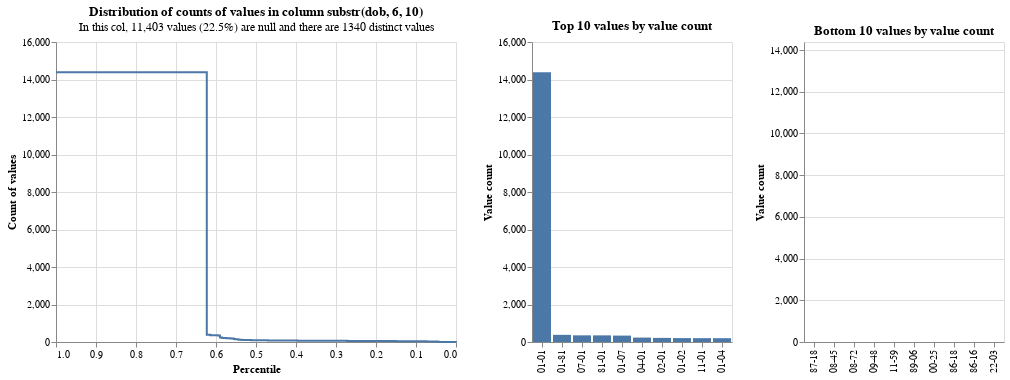

The notebook cell saved with this chart:
### Markdown cell above
Here we can see a large skew towards dates which are the 1st January. We can narrow down the profiling to show the distribution of month and day to explore this further:

### Code cell
profile_columns(df, column_expressions="substr(dob, 6, 10)", db_api=DuckDBAPI())

### Figure 1 — Vega-Lite specification as saved in the notebook (floating-point values rounded to 4 significant figures)
{"config": {"view": {"continuousWidth": 400, "continuousHeight": 300}}, "vconcat": [{"hconcat": [{"mark": {"type": "line", "interpolate": "step-after"}, "data": {"values": [{"percentile_ex_nulls": 0.6328, "percentile_inc_nulls": 0.7156, "value_count": 14386, "group_name": "substr_dob_6_10_", "total_non_null_rows": 39175, "total_rows_inc_nulls": 50578, "sum_tokens_in_value_count_group": 14390.0, "distinct_value_count": 1340}, {"percentile_ex_nulls": 0.623, "percentile_inc_nulls": 0.708, "value_count": 382, "group_name": "substr_dob_6_10_", "total_non_null_rows": 39175, "total_rows_inc_nulls": 50578, "sum_tokens_in_value_count_group": 382.0, "distinct_value_count": 1340}, {"percentile_ex_nulls": 0.614, "percentile_inc_nulls": 0.701, "value_count": 355, "group_name": "substr_dob_6_10_", "total_non_null_rows": 39175, "total_rows_inc_nulls": 50578, "sum_tokens_in_value_count_group": 355.0, "distinct_value_count": 1340}, {"percentile_ex_nulls": 0.6049, "percentile_inc_nulls": 0.694, "value_count": 354, "group_name": "substr_dob_6_10_", "total_non_null_rows": 39175, "total_rows_inc_nulls": 50578, "sum_tokens_in_value_count_group": 354.0, "distinct_value_count": 1340}, {"percentile_ex_nulls": 0.5962, "percentile_inc_nulls": 0.6872, "value_count": 342, "group_name": "substr_dob_6_10_", "total_non_null_rows": 39175, "total_rows_inc_nulls": 50578, "sum_tokens_in_value_count_group": 342.0, "distinct_value_count": 1340}, {"percentile_ex_nulls": 0.5902, "percentile_inc_nulls": 0.6826, "value_count": 236, "group_name": "substr_dob_6_10_", "total_non_null_rows": 39175, "total_rows_inc_nulls": 50578, "sum_tokens_in_value_count_group": 236.0, "distinct_value_count": 1340}, {"percentile_ex_nulls": 0.5846, "percentile_inc_nulls": 0.6782, "value_count": 219, "group_name": "substr_dob_6_10_", "total_non_null_rows": 39175, "total_rows_inc_nulls": 50578, "sum_tokens_in_value_count_group": 219.0, "distinct_value_count": 1340}, {"percentile_ex_nulls": 0.5793, "percentile_inc_nulls": 0.6741, "value_count": 208, "group_name": "substr_dob_6_10_", "total_non_null_rows": 39175, "total_rows_inc_nulls": 50578, "sum_tokens_in_value_count_group": 208.0, "distinct_value_count": 1340}, {"percentile_ex_nulls": 0.574, "percentile_inc_nulls": 0.6701, "value_count": 205, "group_name": "substr_dob_6_10_", "total_non_null_rows": 39175, "total_rows_inc_nulls": 50578, "sum_tokens_in_value_count_group": 205.0, "distinct_value_count": 1340}, {"percentile_ex_nulls": 0.5689, "percentile_inc_nulls": 0.6661, "value_count": 203, "group_name": "substr_dob_6_10_", "total_non_null_rows": 39175, "total_rows_inc_nulls": 50578, "sum_tokens_in_value_count_group": 203.0, "distinct_value_count": 1340}, {"percentile_ex_nulls": 0.5641, "percentile_inc_nulls": 0.6624, "value_count": 185, "group_name": "substr_dob_6_10_", "total_non_null_rows": 39175, "total_rows_inc_nulls": 50578, "sum_tokens_in_value_count_group": 185.0, "distinct_value_count": 1340}, {"percentile_ex_nulls": 0.5595, "percentile_inc_nulls": 0.6588, "value_count": 181, "group_name": "substr_dob_6_10_", "total_non_null_rows": 39175, "total_rows_inc_nulls": 50578, "sum_tokens_in_value_count_group": 181.0, "distinct_value_count": 1340}, {"percentile_ex_nulls": 0.5556, "percentile_inc_nulls": 0.6558, "value_count": 155, "group_name": "substr_dob_6_10_", "total_non_null_rows": 39175, "total_rows_inc_nulls": 50578, "sum_tokens_in_value_count_group": 155.0, "distinct_value_count": 1340}, {"percentile_ex_nulls": 0.5519, "percentile_inc_nulls": 0.653, "value_count": 142, "group_name": "substr_dob_6_10_", "total_non_null_rows": 39175, "total_rows_inc_nulls": 50578, "sum_tokens_in_value_count_group": 142.0, "distinct_value_count": 1340}, {"percentile_ex_nulls": 0.5451, "percentile_inc_nulls": 0.6477, "value_count": 133, "group_name": "substr_dob_6_10_", "total_non_null_rows": 39175, "total_rows_inc_nulls": 50578, "sum_tokens_in_value_count_group": 266.0, "distinct_value_count": 1340}, {"percentile_ex_nulls": 0.542, "percentile_inc_nulls": 0.6453, "value_count": 123, "group_name": "substr_dob_6_10_", "total_non_null_rows": 39175, "total_rows_inc_nulls": 50578, "sum_tokens_in_value_count_group": 123.0, "distinct_value_count": 1340}, {"percentile_ex_nulls": 0.5389, "percentile_inc_nulls": 0.6429, "value_count": 120, "group_name": "substr_dob_6_10_", "total_non_null_rows": 39175, "total_rows_inc_nulls": 50578, "sum_tokens_in_value_count_group": 120.0, "distinct_value_count": 1340}, {"percentile_ex_nulls": 0.5361, "percentile_inc_nulls": 0.6407, "value_count": 113, "group_name": "substr_dob_6_10_", "total_non_null_rows": 39175, "total_rows_inc_nulls": 50578, "sum_tokens_in_value_count_group": 113.0, "distinct_value_count": 1340}, {"percentile_ex_nulls": 0.5332, "percentile_inc_nulls": 0.6385, "value_count": 110, "group_name": "substr_dob_6_10_", "total_non_null_rows": 39175, "total_rows_inc_nulls": 50578, "sum_tokens_in_value_count_group": 110.0, "distinct_value_count": 1340}, {"percentile_ex_nulls": 0.5277, "percentile_inc_nulls": 0.6342, "value_count": 108, "group_name": "substr_dob_6_10_", "total_non_null_rows": 39175, "total_rows_inc_nulls": 50578, "sum_tokens_in_value_count_group": 216.0, "distinct_value_count": 1340}, {"percentile_ex_nulls": 0.525, "percentile_inc_nulls": 0.6321, "value_count": 107, "group_name": "substr_dob_6_10_", "total_non_null_rows": 39175, "total_rows_inc_nulls": 50578, "sum_tokens_in_value_count_group": 107.0, "distinct_value_count": 1340}, {"percentile_ex_nulls": 0.5197, "percentile_inc_nulls": 0.628, "value_count": 103, "group_name": "substr_dob_6_10_", "total_non_null_rows": 39175, "total_rows_inc_nulls": 50578, "sum_tokens_in_value_count_group": 206.0, "distinct_value_count": 1340}, {"percentile_ex_nulls": 0.5146, "percentile_inc_nulls": 0.624, "value_count": 101, "group_name": "substr_dob_6_10_", "total_non_null_rows": 39175, "total_rows_inc_nulls": 50578, "sum_tokens_in_value_count_group": 202.0, "distinct_value_count": 1340}, {"percentile_ex_nulls": 0.512, "percentile_inc_nulls": 0.622, "value_count": 100, "group_name": "substr_dob_6_10_", "total_non_null_rows": 39175, "total_rows_inc_nulls": 50578, "sum_tokens_in_value_count_group": 100.0, "distinct_value_count": 1340}, {"percentile_ex_nulls": 0.507, "percentile_inc_nulls": 0.6181, "value_count": 99, "group_name": "substr_dob_6_10_", "total_non_null_rows": 39175, "total_rows_inc_nulls": 50578, "sum_tokens_in_value_count_group": 198.0, "distinct_value_count": 1340}, {"percentile_ex_nulls": 0.5045, "percentile_inc_nulls": 0.6162, "value_count": 98, "group_name": "substr_dob_6_10_", "total_non_null_rows": 39175, "total_rows_inc_nulls": 50578, "sum_tokens_in_value_count_group": 98.0, "distinct_value_count": 1340}, {"percentile_ex_nulls": 0.4996, "percentile_inc_nulls": 0.6124, "value_count": 96, "group_name": "substr_dob_6_10_", "total_non_null_rows": 39175, "total_rows_inc_nulls": 50578, "sum_tokens_in_value_count_group": 192.0, "distinct_value_count": 1340}, {"percentile_ex_nulls": 0.4972, "percentile_inc_nulls": 0.6106, "value_count": 92, "group_name": "substr_dob_6_10_", "total_non_null_rows": 39175, "total_rows_inc_nulls": 50578, "sum_tokens_in_value_count_group": 92.0, "distinct_value_count": 1340}, {"percentile_ex_nulls": 0.4926, "percentile_inc_nulls": 0.607, "value_count": 91, "group_name": "substr_dob_6_10_", "total_non_null_rows": 39175, "total_rows_inc_nulls": 50578, "sum_tokens_in_value_count_group": 182.0, "distinct_value_count": 1340}, {"percentile_ex_nulls": 0.488, "percentile_inc_nulls": 0.6035, "value_count": 89, "group_name": "substr_dob_6_10_", "total_non_null_rows": 39175, "total_rows_inc_nulls": 50578, "sum_tokens_in_value_count_group": 178.0, "distinct_value_count": 1340}, {"percentile_ex_nulls": 0.4813, "percentile_inc_nulls": 0.5982, "value_count": 88, "group_name": "substr_dob_6_10_", "total_non_null_rows": 39175, "total_rows_inc_nulls": 50578, "sum_tokens_in_value_count_group": 264.0, "distinct_value_count": 1340}, {"percentile_ex_nulls": 0.4746, "percentile_inc_nulls": 0.5931, "value_count": 87, "group_name": "substr_dob_6_10_", "total_non_null_rows": 39175, "total_rows_inc_nulls": 50578, "sum_tokens_in_value_count_group": 261.0, "distinct_value_count": 1340}, {"percentile_ex_nulls": 0.4703, "percentile_inc_nulls": 0.5897, "value_count": 85, "group_name": "substr_dob_6_10_", "total_non_null_rows": 39175, "total_rows_inc_nulls": 50578, "sum_tokens_in_value_count_group": 170.0, "distinct_value_count": 1340}, {"percentile_ex_nulls": 0.4639, "percentile_inc_nulls": 0.5847, "value_count": 84, "group_name": "substr_dob_6_10_", "total_non_null_rows": 39175, "total_rows_inc_nulls": 50578, "sum_tokens_in_value_count_group": 252.0, "distinct_value_count": 1340}, {"percentile_ex_nulls": 0.4617, "percentile_inc_nulls": 0.5831, "value_count": 83, "group_name": "substr_dob_6_10_", "total_non_null_rows": 39175, "total_rows_inc_nulls": 50578, "sum_tokens_in_value_count_group": 83.0, "distinct_value_count": 1340}, {"percentile_ex_nulls": 0.4513, "percentile_inc_nulls": 0.575, "value_count": 82, "group_name": "substr_dob_6_10_", "total_non_null_rows": 39175, "total_rows_inc_nulls": 50578, "sum_tokens_in_value_count_group": 410.0, "distinct_value_count": 1340}, {"percentile_ex_nulls": 0.01327, "percentile_inc_nulls": 0.2357, "value_count": 2, "group_name": "substr_dob_6_10_", "total_non_null_rows": 39175, "total_rows_inc_nulls": 50578, "sum_tokens_in_value_count_group": 512.0, "distinct_value_count": 1340}, {"percentile_ex_nulls": 0.0, "percentile_inc_nulls": 0.2255, "value_count": 1, "group_name": "substr_dob_6_10_", "total_non_null_rows": 39175, "total_rows_inc_nulls": 50578, "sum_tokens_in_value_count_group": 520.0, "distinct_value_count": 1340}, {"percentile_ex_nulls": 0.131, "percentile_inc_nulls": 0.3269, "value_count": 44, "group_name": "substr_dob_6_10_", "total_non_null_rows": 39175, "total_rows_inc_nulls": 50578, "sum_tokens_in_value_count_group": 396.0, "distinct_value_count": 1340}, {"percentile_ex_nulls": 0.1266, "percentile_inc_nulls": 0.3235, "value_count": 43, "group_name": "substr_dob_6_10_", "total_non_null_rows": 39175, "total_rows_inc_nulls": 50578, "sum_tokens_in_value_count_group": 172.0, "distinct_value_count": 1340}, {"percentile_ex_nulls": 0.1148, "percentile_inc_nulls": 0.3144, "value_count": 42, "group_name": "substr_dob_6_10_", "total_non_null_rows": 39175, "total_rows_inc_nulls": 50578, "sum_tokens_in_value_count_group": 462.0, "distinct_value_count": 1340}, {"percentile_ex_nulls": 0.1085, "percentile_inc_nulls": 0.3095, "value_count": 41, "group_name": "substr_dob_6_10_", "total_non_null_rows": 39175, "total_rows_inc_nulls": 50578, "sum_tokens_in_value_count_group": 246.0, "distinct_value_count": 1340}, {"percentile_ex_nulls": 0.1004, "percentile_inc_nulls": 0.3032, "value_count": 40, "group_name": "substr_dob_6_10_", "total_non_null_rows": 39175, "total_rows_inc_nulls": 50578, "sum_tokens_in_value_count_group": 320.0, "distinct_value_count": 1340}, {"percentile_ex_nulls": 0.09639, "percentile_inc_nulls": 0.3001, "value_count": 39, "group_name": "substr_dob_6_10_", "total_non_null_rows": 39175, "total_rows_inc_nulls": 50578, "sum_tokens_in_value_count_group": 156.0, "distinct_value_count": 1340}, {"percentile_ex_nulls": 0.09445, "percentile_inc_nulls": 0.2986, "value_count": 38, "group_name": "substr_dob_6_10_", "total_non_null_rows": 39175, "total_rows_inc_nulls": 50578, "sum_tokens_in_value_count_group": 76.0, "distinct_value_count": 1340}, {"percentile_ex_nulls": 0.09067, "percentile_inc_nulls": 0.2957, "value_count": 37, "group_name": "substr_dob_6_10_", "total_non_null_rows": 39175, "total_rows_inc_nulls": 50578, "sum_tokens_in_value_count_group": 148.0, "distinct_value_count": 1340}, {"percentile_ex_nulls": 0.08608, "percentile_inc_nulls": 0.2921, "value_count": 36, "group_name": "substr_dob_6_10_", "total_non_null_rows": 39175, "total_rows_inc_nulls": 50578, "sum_tokens_in_value_count_group": 180.0, "distinct_value_count": 1340}, {"percentile_ex_nulls": 0.08071, "percentile_inc_nulls": 0.288, "value_count": 35, "group_name": "substr_dob_6_10_", "total_non_null_rows": 39175, "total_rows_inc_nulls": 50578, "sum_tokens_in_value_count_group": 210.0, "distinct_value_count": 1340}, {"percentile_ex_nulls": 0.07638, "percentile_inc_nulls": 0.2846, "value_count": 34, "group_name": "substr_dob_6_10_", "total_non_null_rows": 39175, "total_rows_inc_nulls": 50578, "sum_tokens_in_value_count_group": 170.0, "distinct_value_count": 1340}, {"percentile_ex_nulls": 0.07385, "percentile_inc_nulls": 0.2827, "value_count": 33, "group_name": "substr_dob_6_10_", "total_non_null_rows": 39175, "total_rows_inc_nulls": 50578, "sum_tokens_in_value_count_group": 99.0, "distinct_value_count": 1340}, {"percentile_ex_nulls": 0.07221, "percentile_inc_nulls": 0.2814, "value_count": 32, "group_name": "substr_dob_6_10_", "total_non_null_rows": 39175, "total_rows_inc_nulls": 50578, "sum_tokens_in_value_count_group": 64.0, "distinct_value_count": 1340}, {"percentile_ex_nulls": 0.07142, "percentile_inc_nulls": 0.2808, "value_count": 31, "group_name": "substr_dob_6_10_", "total_non_null_rows": 39175, "total_rows_inc_nulls": 50578, "sum_tokens_in_value_count_group": 31.0, "distinct_value_count": 1340}, {"percentile_ex_nulls": 0.07066, "percentile_inc_nulls": 0.2802, "value_count": 30, "group_name": "substr_dob_6_10_", "total_non_null_rows": 39175, "total_rows_inc_nulls": 50578, "sum_tokens_in_value_count_group": 30.0, "distinct_value_count": 1340}, {"percentile_ex_nulls": 0.06622, "percentile_inc_nulls": 0.2767, "value_count": 29, "group_name": "substr_dob_6_10_", "total_non_null_rows": 39175, "total_rows_inc_nulls": 50578, "sum_tokens_in_value_count_group": 174.0, "distinct_value_count": 1340}, {"percentile_ex_nulls": 0.06264, "percentile_inc_nulls": 0.274, "value_count": 28, "group_name": "substr_dob_6_10_", "total_non_null_rows": 39175, "total_rows_inc_nulls": 50578, "sum_tokens_in_value_count_group": 140.0, "distinct_value_count": 1340}, {"percentile_ex_nulls": 0.06126, "percentile_inc_nulls": 0.2729, "value_count": 27, "group_name": "substr_dob_6_10_", "total_non_null_rows": 39175, "total_rows_inc_nulls": 50578, "sum_tokens_in_value_count_group": 54.0, "distinct_value_count": 1340}, {"percentile_ex_nulls": 0.05728, "percentile_inc_nulls": 0.2698, "value_count": 26, "group_name": "substr_dob_6_10_", "total_non_null_rows": 39175, "total_rows_inc_nulls": 50578, "sum_tokens_in_value_count_group": 156.0, "distinct_value_count": 1340}, {"percentile_ex_nulls": 0.05409, "percentile_inc_nulls": 0.2673, "value_count": 25, "group_name": "substr_dob_6_10_", "total_non_null_rows": 39175, "total_rows_inc_nulls": 50578, "sum_tokens_in_value_count_group": 125.0, "distinct_value_count": 1340}, {"percentile_ex_nulls": 0.05348, "percentile_inc_nulls": 0.2669, "value_count": 24, "group_name": "substr_dob_6_10_", "total_non_null_rows": 39175, "total_rows_inc_nulls": 50578, "sum_tokens_in_value_count_group": 24.0, "distinct_value_count": 1340}, {"percentile_ex_nulls": 0.05113, "percentile_inc_nulls": 0.2651, "value_count": 23, "group_name": "substr_dob_6_10_", "total_non_null_rows": 39175, "total_rows_inc_nulls": 50578, "sum_tokens_in_value_count_group": 92.0, "distinct_value_count": 1340}, {"percentile_ex_nulls": 0.04888, "percentile_inc_nulls": 0.2633, "value_count": 22, "group_name": "substr_dob_6_10_", "total_non_null_rows": 39175, "total_rows_inc_nulls": 50578, "sum_tokens_in_value_count_group": 88.0, "distinct_value_count": 1340}, {"percentile_ex_nulls": 0.04781, "percentile_inc_nulls": 0.2625, "value_count": 21, "group_name": "substr_dob_6_10_", "total_non_null_rows": 39175, "total_rows_inc_nulls": 50578, "sum_tokens_in_value_count_group": 42.0, "distinct_value_count": 1340}, {"percentile_ex_nulls": 0.04628, "percentile_inc_nulls": 0.2613, "value_count": 20, "group_name": "substr_dob_6_10_", "total_non_null_rows": 39175, "total_rows_inc_nulls": 50578, "sum_tokens_in_value_count_group": 60.0, "distinct_value_count": 1340}, {"percentile_ex_nulls": 0.04582, "percentile_inc_nulls": 0.2609, "value_count": 18, "group_name": "substr_dob_6_10_", "total_non_null_rows": 39175, "total_rows_inc_nulls": 50578, "sum_tokens_in_value_count_group": 18.0, "distinct_value_count": 1340}, {"percentile_ex_nulls": 0.04505, "percentile_inc_nulls": 0.2604, "value_count": 15, "group_name": "substr_dob_6_10_", "total_non_null_rows": 39175, "total_rows_inc_nulls": 50578, "sum_tokens_in_value_count_group": 30.0, "distinct_value_count": 1340}, {"percentile_ex_nulls": 0.0447, "percentile_inc_nulls": 0.2601, "value_count": 14, "group_name": "substr_dob_6_10_", "total_non_null_rows": 39175, "total_rows_inc_nulls": 50578, "sum_tokens_in_value_count_group": 14.0, "distinct_value_count": 1340}, {"percentile_ex_nulls": 0.04439, "percentile_inc_nulls": 0.2598, "value_count": 12, "group_name": "substr_dob_6_10_", "total_non_null_rows": 39175, "total_rows_inc_nulls": 50578, "sum_tokens_in_value_count_group": 12.0, "distinct_value_count": 1340}, {"percentile_ex_nulls": 0.04411, "percentile_inc_nulls": 0.2596, "value_count": 11, "group_name": "substr_dob_6_10_", "total_non_null_rows": 39175, "total_rows_inc_nulls": 50578, "sum_tokens_in_value_count_group": 11.0, "distinct_value_count": 1340}, {"percentile_ex_nulls": 0.04388, "percentile_inc_nulls": 0.2594, "value_count": 9, "group_name": "substr_dob_6_10_", "total_non_null_rows": 39175, "total_rows_inc_nulls": 50578, "sum_tokens_in_value_count_group": 9.0, "distinct_value_count": 1340}, {"percentile_ex_nulls": 0.0437, "percentile_inc_nulls": 0.2593, "value_count": 7, "group_name": "substr_dob_6_10_", "total_non_null_rows": 39175, "total_rows_inc_nulls": 50578, "sum_tokens_in_value_count_group": 7.0, "distinct_value_count": 1340}, {"percentile_ex_nulls": 0.04263, "percentile_inc_nulls": 0.2585, "value_count": 6, "group_name": "substr_dob_6_10_", "total_non_null_rows": 39175, "total_rows_inc_nulls": 50578, "sum_tokens_in_value_count_group": 42.0, "distinct_value_count": 1340}, {"percentile_ex_nulls": 0.03995, "percentile_inc_nulls": 0.2564, "value_count": 5, "group_name": "substr_dob_6_10_", "total_non_null_rows": 39175, "total_rows_inc_nulls": 50578, "sum_tokens_in_value_count_group": 105.0, "distinct_value_count": 1340}, {"percentile_ex_nulls": 0.03546, "percentile_inc_nulls": 0.2529, "value_count": 4, "group_name": "substr_dob_6_10_", "total_non_null_rows": 39175, "total_rows_inc_nulls": 50578, "sum_tokens_in_value_count_group": 176.0, "distinct_value_count": 1340}, {"percentile_ex_nulls": 0.02634, "percentile_inc_nulls": 0.2459, "value_count": 3, "group_name": "substr_dob_6_10_", "total_non_null_rows": 39175, "total_rows_inc_nulls": 50578, "sum_tokens_in_value_count_group": 357.0, "distinct_value_count": 1340}, {"percentile_ex_nulls": 0.443, "percentile_inc_nulls": 0.5686, "value_count": 81, "group_name": "substr_dob_6_10_", "total_non_null_rows": 39175, "total_rows_inc_nulls": 50578, "sum_tokens_in_value_count_group": 324.0, "distinct_value_count": 1340}, {"percentile_ex_nulls": 0.441, "percentile_inc_nulls": 0.567, "value_count": 80, "group_name": "substr_dob_6_10_", "total_non_null_rows": 39175, "total_rows_inc_nulls": 50578, "sum_tokens_in_value_count_group": 80.0, "distinct_value_count": 1340}, {"percentile_ex_nulls": 0.4309, "percentile_inc_nulls": 0.5592, "value_count": 79, "group_name": "substr_dob_6_10_", "total_non_null_rows": 39175, "total_rows_inc_nulls": 50578, "sum_tokens_in_value_count_group": 395.0, "distinct_value_count": 1340}, {"percentile_ex_nulls": 0.4249, "percentile_inc_nulls": 0.5546, "value_count": 78, "group_name": "substr_dob_6_10_", "total_non_null_rows": 39175, "total_rows_inc_nulls": 50578, "sum_tokens_in_value_count_group": 234.0, "distinct_value_count": 1340}, {"percentile_ex_nulls": 0.4171, "percentile_inc_nulls": 0.5485, "value_count": 77, "group_name": "substr_dob_6_10_", "total_non_null_rows": 39175, "total_rows_inc_nulls": 50578, "sum_tokens_in_value_count_group": 308.0, "distinct_value_count": 1340}, {"percentile_ex_nulls": 0.4113, "percentile_inc_nulls": 0.544, "value_count": 75, "group_name": "substr_dob_6_10_", "total_non_null_rows": 39175, "total_rows_inc_nulls": 50578, "sum_tokens_in_value_count_group": 225.0, "distinct_value_count": 1340}, {"percentile_ex_nulls": 0.4038, "percentile_inc_nulls": 0.5382, "value_count": 74, "group_name": "substr_dob_6_10_", "total_non_null_rows": 39175, "total_rows_inc_nulls": 50578, "sum_tokens_in_value_count_group": 296.0, "distinct_value_count": 1340}, {"percentile_ex_nulls": 0.3963, "percentile_inc_nulls": 0.5324, "value_count": 73, "group_name": "substr_dob_6_10_", "total_non_null_rows": 39175, "total_rows_inc_nulls": 50578, "sum_tokens_in_value_count_group": 292.0, "distinct_value_count": 1340}, {"percentile_ex_nulls": 0.3926, "percentile_inc_nulls": 0.5296, "value_count": 72, "group_name": "substr_dob_6_10_", "total_non_null_rows": 39175, "total_rows_inc_nulls": 50578, "sum_tokens_in_value_count_group": 144.0, "distinct_value_count": 1340}, {"percentile_ex_nulls": 0.3872, "percentile_inc_nulls": 0.5253, "value_count": 71, "group_name": "substr_dob_6_10_", "total_non_null_rows": 39175, "total_rows_inc_nulls": 50578, "sum_tokens_in_value_count_group": 213.0, "distinct_value_count": 1340}, {"percentile_ex_nulls": 0.3747, "percentile_inc_nulls": 0.5157, "value_count": 70, "group_name": "substr_dob_6_10_", "total_non_null_rows": 39175, "total_rows_inc_nulls": 50578, "sum_tokens_in_value_count_group": 490.0, "distinct_value_count": 1340}, {"percentile_ex_nulls": 0.3641, "percentile_inc_nulls": 0.5075, "value_count": 69, "group_name": "substr_dob_6_10_", "total_non_null_rows": 39175, "total_rows_inc_nulls": 50578, "sum_tokens_in_value_count_group": 414.0, "distinct_value_count": 1340}, {"percentile_ex_nulls": 0.352, "percentile_inc_nulls": 0.4981, "value_count": 68, "group_name": "substr_dob_6_10_", "total_non_null_rows": 39175, "total_rows_inc_nulls": 50578, "sum_tokens_in_value_count_group": 476.0, "distinct_value_count": 1340}, {"percentile_ex_nulls": 0.3451, "percentile_inc_nulls": 0.4928, "value_count": 67, "group_name": "substr_dob_6_10_", "total_non_null_rows": 39175, "total_rows_inc_nulls": 50578, "sum_tokens_in_value_count_group": 268.0, "distinct_value_count": 1340}, {"percentile_ex_nulls": 0.3401, "percentile_inc_nulls": 0.4888, "value_count": 66, "group_name": "substr_dob_6_10_", "total_non_null_rows": 39175, "total_rows_inc_nulls": 50578, "sum_tokens_in_value_count_group": 198.0, "distinct_value_count": 1340}, {"percentile_ex_nulls": 0.3318, "percentile_inc_nulls": 0.4824, "value_count": 65, "group_name": "substr_dob_6_10_", "total_non_null_rows": 39175, "total_rows_inc_nulls": 50578, "sum_tokens_in_value_count_group": 325.0, "distinct_value_count": 1340}, {"percentile_ex_nulls": 0.3187, "percentile_inc_nulls": 0.4723, "value_count": 64, "group_name": "substr_dob_6_10_", "total_non_null_rows": 39175, "total_rows_inc_nulls": 50578, "sum_tokens_in_value_count_group": 512.0, "distinct_value_count": 1340}, {"percentile_ex_nulls": 0.3123, "percentile_inc_nulls": 0.4673, "value_count": 63, "group_name": "substr_dob_6_10_", "total_non_null_rows": 39175, "total_rows_inc_nulls": 50578, "sum_tokens_in_value_count_group": 252.0, "distinct_value_count": 1340}, {"percentile_ex_nulls": 0.3012, "percentile_inc_nulls": 0.4587, "value_count": 62, "group_name": "substr_dob_6_10_", "total_non_null_rows": 39175, "total_rows_inc_nulls": 50578, "sum_tokens_in_value_count_group": 434.0, "distinct_value_count": 1340}, {"percentile_ex_nulls": 0.295, "percentile_inc_nulls": 0.4539, "value_count": 61, "group_name": "substr_dob_6_10_", "total_non_null_rows": 39175, "total_rows_inc_nulls": 50578, "sum_tokens_in_value_count_group": 244.0, "distinct_value_count": 1340}, {"percentile_ex_nulls": 0.272, "percentile_inc_nulls": 0.4361, "value_count": 60, "group_name": "substr_dob_6_10_", "total_non_null_rows": 39175, "total_rows_inc_nulls": 50578, "sum_tokens_in_value_count_group": 900.0, "distinct_value_count": 1340}, {"percentile_ex_nulls": 0.2645, "percentile_inc_nulls": 0.4303, "value_count": 59, "group_name": "substr_dob_6_10_", "total_non_null_rows": 39175, "total_rows_inc_nulls": 50578, "sum_tokens_in_value_count_group": 295.0, "distinct_value_count": 1340}, {"percentile_ex_nulls": 0.2496, "percentile_inc_nulls": 0.4188, "value_count": 58, "group_name": "substr_dob_6_10_", "total_non_null_rows": 39175, "total_rows_inc_nulls": 50578, "sum_tokens_in_value_count_group": 580.0, "distinct_value_count": 1340}, {"percentile_ex_nulls": 0.2409, "percentile_inc_nulls": 0.4121, "value_count": 57, "group_name": "substr_dob_6_10_", "total_non_null_rows": 39175, "total_rows_inc_nulls": 50578, "sum_tokens_in_value_count_group": 342.0, "distinct_value_count": 1340}, {"percentile_ex_nulls": 0.2266, "percentile_inc_nulls": 0.401, "value_count": 56, "group_name": "substr_dob_6_10_", "total_non_null_rows": 39175, "total_rows_inc_nulls": 50578, "sum_tokens_in_value_count_group": 560.0, "distinct_value_count": 1340}, {"percentile_ex_nulls": 0.2182, "percentile_inc_nulls": 0.3945, "value_count": 55, "group_name": "substr_dob_6_10_", "total_non_null_rows": 39175, "total_rows_inc_nulls": 50578, "sum_tokens_in_value_count_group": 330.0, "distinct_value_count": 1340}, {"percentile_ex_nulls": 0.2113, "percentile_inc_nulls": 0.3891, "value_count": 54, "group_name": "substr_dob_6_10_", "total_non_null_rows": 39175, "total_rows_inc_nulls": 50578, "sum_tokens_in_value_count_group": 270.0, "distinct_value_count": 1340}, {"percentile_ex_nulls": 0.2018, "percentile_inc_nulls": 0.3818, "value_count": 53, "group_name": "substr_dob_6_10_", "total_non_null_rows": 39175, "total_rows_inc_nulls": 50578, "sum_tokens_in_value_count_group": 371.0, "distinct_value_count": 1340}, {"percentile_ex_nulls": 0.1912, "percentile_inc_nulls": 0.3736, "value_count": 52, "group_name": "substr_dob_6_10_", "total_non_null_rows": 39175, "total_rows_inc_nulls": 50578, "sum_tokens_in_value_count_group": 416.0, "distinct_value_count": 1340}, {"percentile_ex_nulls": 0.1847, "percentile_inc_nulls": 0.3685, "value_count": 51, "group_name": "substr_dob_6_10_", "total_non_null_rows": 39175, "total_rows_inc_nulls": 50578, "sum_tokens_in_value_count_group": 255.0, "distinct_value_count": 1340}, {"percentile_ex_nulls": 0.1758, "percentile_inc_nulls": 0.3616, "value_count": 50, "group_name": "substr_dob_6_10_", "total_non_null_rows": 39175, "total_rows_inc_nulls": 50578, "sum_tokens_in_value_count_group": 350.0, "distinct_value_count": 1340}, {"percentile_ex_nulls": 0.1708, "percentile_inc_nulls": 0.3577, "value_count": 49, "group_name": "substr_dob_6_10_", "total_non_null_rows": 39175, "total_rows_inc_nulls": 50578, "sum_tokens_in_value_count_group": 196.0, "distinct_value_count": 1340}, {"percentile_ex_nulls": 0.1634, "percentile_inc_nulls": 0.352, "value_count": 48, "group_name": "substr_dob_6_10_", "total_non_null_rows": 39175, "total_rows_inc_nulls": 50578, "sum_tokens_in_value_count_group": 288.0, "distinct_value_count": 1340}, {"percentile_ex_nulls": 0.1538, "percentile_inc_nulls": 0.3446, "value_count": 47, "group_name": "substr_dob_6_10_", "total_non_null_rows": 39175, "total_rows_inc_nulls": 50578, "sum_tokens_in_value_count_group": 376.0, "distinct_value_count": 1340}, {"percentile_ex_nulls": 0.1503, "percentile_inc_nulls": 0.3419, "value_count": 46, "group_name": "substr_dob_6_10_", "total_non_null_rows": 39175, "total_rows_inc_nulls": 50578, "sum_tokens_in_value_count_group": 138.0, "distinct_value_count": 1340}, {"percentile_ex_nulls": 0.1411, "percentile_inc_nulls": 0.3348, "value_count": 45, "group_name": "substr_dob_6_10_", "total_non_null_rows": 39175, "total_rows_inc_nulls": 50578, "sum_tokens_in_value_count_group": 360.0, "distinct_value_count": 1340}, {"percentile_ex_nulls": 1.0, "percentile_inc_nulls": 1.0, "value_count": 14386, "group_name": "substr_dob_6_10_", "total_non_null_rows": 39175, "total_rows_inc_nulls": 50578, "sum_tokens_in_value_count_group": 14390.0, "distinct_value_count": 1340}]}, "encoding": {"tooltip": [{"field": "value_count", "type": "quantitative"}, {"field": "percentile_ex_nulls", "type": "quantitative"}, {"field": "percentile_inc_nulls", "type": "quantitative"}, {"field": "total_non_null_rows", "type": "quantitative"}, {"field": "total_rows_inc_nulls", "type": "quantitative"}], "x": {"field": "percentile_ex_nulls", "sort": "descending", "title": "Percentile", "type": "quantitative"}, "y": {"field": "value_count", "title": "Count of values", "type": "quantitative"}}, "title": {"text": "Distribution of counts of values in column substr(dob, 6, 10)", "subtitle": "In this col, 11,403 values (22.5%) are null and there are 1340 distinct values"}}, {"mark": "bar", "data": {"values": [{"value_count": 14386, "group_name": "substr_dob_6_10_", "value": "01-01", "total_non_null_rows": 39175, "total_rows_inc_nulls": 50578, "distinct_value_count": 1340}, {"value_count": 382, "group_name": "substr_dob_6_10_", "value": "01-81", "total_non_null_rows": 39175, "total_rows_inc_nulls": 50578, "distinct_value_count": 1340}, {"value_count": 355, "group_name": "substr_dob_6_10_", "value": "07-01", "total_non_null_rows": 39175, "total_rows_inc_nulls": 50578, "distinct_value_count": 1340}, {"value_count": 354, "group_name": "substr_dob_6_10_", "value": "81-01", "total_non_null_rows": 39175, "total_rows_inc_nulls": 50578, "distinct_value_count": 1340}, {"value_count": 342, "group_name": "substr_dob_6_10_", "value": "01-07", "total_non_null_rows": 39175, "total_rows_inc_nulls": 50578, "distinct_value_count": 1340}, {"value_count": 236, "group_name": "substr_dob_6_10_", "value": "04-01", "total_non_null_rows": 39175, "total_rows_inc_nulls": 50578, "distinct_value_count": 1340}, {"value_count": 219, "group_name": "substr_dob_6_10_", "value": "02-01", "total_non_null_rows": 39175, "total_rows_inc_nulls": 50578, "distinct_value_count": 1340}, {"value_count": 208, "group_name": "substr_dob_6_10_", "value": "01-02", "total_non_null_rows": 39175, "total_rows_inc_nulls": 50578, "distinct_value_count": 1340}, {"value_count": 205, "group_name": "substr_dob_6_10_", "value": "11-01", "total_non_null_rows": 39175, "total_rows_inc_nulls": 50578, "distinct_value_count": 1340}, {"value_count": 203, "group_name": "substr_dob_6_10_", "value": "01-04", "total_non_null_rows": 39175, "total_rows_inc_nulls": 50578, "distinct_value_count": 1340}]}, "encoding": {"tooltip": [{"field": "value", "type": "nominal"}, {"field": "value_count", "type": "quantitative"}, {"field": "total_non_null_rows", "type": "quantitative"}, {"field": "total_rows_inc_nulls", "type": "quantitative"}], "x": {"field": "value", "sort": "-y", "title": null, "type": "nominal"}, "y": {"field": "value_count", "title": "Value count", "type": "quantitative"}}, "title": "Top 10 values by value count"}, {"mark": "bar", "data": {"values": [{"value_count": 1, "group_name": "substr_dob_6_10_", "value": "87-18", "total_non_null_rows": 39175, "total_rows_inc_nulls": 50578, "distinct_value_count": 1340}, {"value_count": 1, "group_name": "substr_dob_6_10_", "value": "08-45", "total_non_null_rows": 39175, "total_rows_inc_nulls": 50578, "distinct_value_count": 1340}, {"value_count": 1, "group_name": "substr_dob_6_10_", "value": "08-72", "total_non_null_rows": 39175, "total_rows_inc_nulls": 50578, "distinct_value_count": 1340}, {"value_count": 1, "group_name": "substr_dob_6_10_", "value": "09-48", "total_non_null_rows": 39175, "total_rows_inc_nulls": 50578, "distinct_value_count": 1340}, {"value_count": 1, "group_name": "substr_dob_6_10_", "value": "11-59", "total_non_null_rows": 39175, "total_rows_inc_nulls": 50578, "distinct_value_count": 1340}, {"value_count": 1, "group_name": "substr_dob_6_10_", "value": "89-06", "total_non_null_rows": 39175, "total_rows_inc_nulls": 50578, "distinct_value_count": 1340}, {"value_count": 1, "group_name": "substr_dob_6_10_", "value": "00-25", "total_non_null_rows": 39175, "total_rows_inc_nulls": 50578, "distinct_value_count": 1340}, {"value_count": 1, "group_name": "substr_dob_6_10_", "value": "86-18", "total_non_null_rows": 39175, "total_rows_inc_nulls": 50578, "distinct_value_count": 1340}, {"value_count": 1, "group_name": "substr_dob_6_10_", "value": "86-16", "total_non_null_rows": 39175, "total_rows_inc_nulls": 50578, "distinct_value_count": 1340}, {"value_count": 1, "group_name": "substr_dob_6_10_", "value": "22-03", "total_non_null_rows": 39175, "total_rows_inc_nulls": 50578, "distinct_value_count": 1340}]}, "encoding": {"tooltip": [{"field": "value", "type": "nominal"}, {"field": "value_count", "type": "quantitative"}, {"field": "total_non_null_rows", "type": "quantitative"}, {"field": "total_rows_inc_nulls", "type": "quantitative"}], "x": {"field": "value", "sort": "-y", "title": null, "type": "nominal"}, "y": {"field": "value_count", "scale": {"domain": [0, 14386]}, "title": "Value count", "type": "quantitative"}}, "title": "Bottom 10 values by value count"}]}], "$schema": "https://vega.github.io/schema/vega-lite/v5.9.3.json"}
